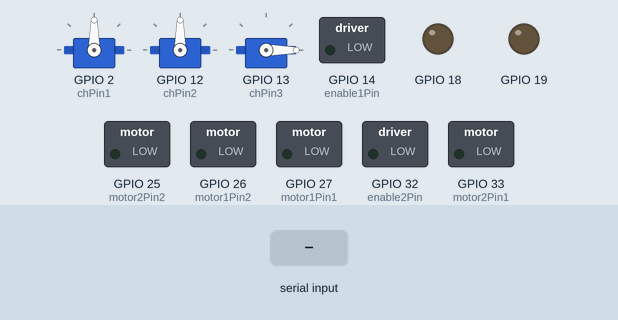
Simulated run of this sketch. Board: ESP32. On the bench: 3 × servo, switched loads named in the sketch (green lamp = pin HIGH), output pins drawn as LEDs (lit = HIGH). The test bench sets the inputs (shaded band). Nothing arrives over Bluetooth unless stated.

Above: at 2.2 s.
2.3 s: "ch0\n" received over the second serial link
At 2.9 s:
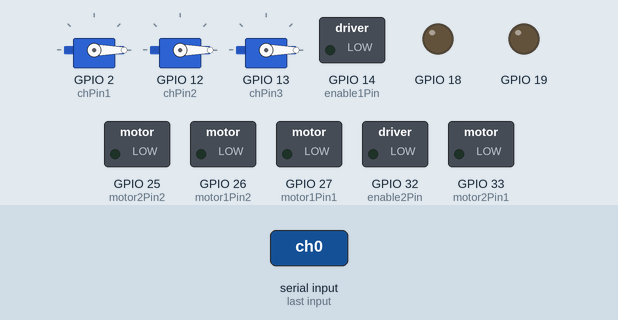
Timing chart, 0 to 5.3 s (numbered marks = the images above; inputs shaded):
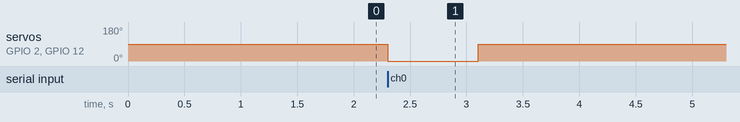

Measured:
- after the input at 2.3 s, servo on GPIO 2 (chPin1), servo on GPIO 12 (chPin2): 90° → 0° at once, → 90° 0.80 s later

The sketch:

CarOne.ino
```cpp
#include "BluetoothSerial.h"
#include <ESP32Servo.h>


String device_name = "RcCar";


BluetoothSerial SerialBT;

Servo servoCh1; // will generate 4 servo PWM signals
Servo servoCh2; // will generate 4 servo PWM signals
Servo servoCh3; // will generate 4 servo PWM signals

int chPin1 =  2; // ESP pins: GPIO 0, 2, 14, 12
int chPin2 =  12;
int chPin3 =  13;
int chVal = 1500;
int usMin = 700; // min pulse width
int usMax = 2300; // max pulse width


char cmd[100]; // stores the command chars received from RoboRemo
int cmdIndex;
unsigned long lastCmdTime = 60000;
unsigned long aliveSentTime = 0;

int motor1Pin1 = 27;
int motor1Pin2 = 26;
int enable1Pin = 14;
int value=0;
// Motor 2
int motor2Pin1 = 33;
int motor2Pin2 = 25;
int enable2Pin = 32;

// Setting PWM properties
const int freq = 30000;
const int resolution = 8;
int dutyCycle = 0;


boolean cmdStartsWith(const char *st) { // checks if cmd starts with st
  for(int i=0; ; i++) {
    if(st[i]==0) return true;
    if(cmd[i]==0) return false;
    if(cmd[i]!=st[i]) return false;;
  }
  return false;
}


void exeCmd() { // executes the command from cmd

  lastCmdTime = millis();

  // example: set RoboRemo slider id to "ch0", set min 1000 and set max 2000
   if( cmdStartsWith("mo") ) {
      value = (int)atof(cmd+3);
 if (value == 0) {
      ledcWrite(enable1Pin, 0);
      ledcWrite(enable2Pin, 0);
      digitalWrite(motor1Pin1, LOW);
      digitalWrite(motor1Pin2, LOW);
      digitalWrite(motor2Pin1, LOW);
      digitalWrite(motor2Pin2, LOW);
    } else {
      dutyCycle = constrain(value, 0, 255);
      ledcWrite(enable1Pin, dutyCycle);
      ledcWrite(enable2Pin, dutyCycle);
      Serial.println("Motor speed set to " + String(value));
    }
   }
     if(cmd[0]=='s' && cmd[1]==' '&& cmd[2]=='1') {
   handleStop();}
  if(cmd[0]=='r' && cmd[1]==' ' && cmd[2]=='1') {
   handleReverse();}
if(cmd[0]=='g' && cmd[1]==' ' && cmd[2]=='1') {
   handleForward();}


  if( cmdStartsWith("ch") ) {
      chVal = (int)atof(cmd+3);
      if(!servoCh1.attached()) {
        servoCh1.attach(chPin1, usMin, usMax);
      }
          if(!servoCh2.attached()) {
        servoCh2.attach(chPin2, usMin, usMax);
      }
      servoCh1.writeMicroseconds(chVal);
      servoCh2.writeMicroseconds(chVal);
    }
    if( cmdStartsWith("ci") ) {
     int chVal3 = (int)atof(cmd+3);
      if(!servoCh3.attached()) {
        servoCh3.attach(chPin3, usMin, usMax);
      }
      servoCh3.writeMicroseconds(chVal3);
    }

  // invert channel:
  // example: set RoboRemo slider id to "ci0", set min -2000 and set max -1000


}
void handleForward() {
//  Serial.println("Forward");
  digitalWrite(motor1Pin1, LOW);
  digitalWrite(motor1Pin2, HIGH);
  digitalWrite(motor2Pin1, LOW);
  digitalWrite(motor2Pin2, HIGH);
}
void handleStop() {
 // Serial.println("Stop");
  digitalWrite(motor1Pin1, LOW);
  digitalWrite(motor1Pin2, LOW);
  digitalWrite(motor2Pin1, LOW);
  digitalWrite(motor2Pin2, LOW);

}

void handleReverse() {
  //Serial.println("Reverse");
  digitalWrite(motor1Pin1, HIGH);
  digitalWrite(motor1Pin2, LOW);
  digitalWrite(motor2Pin1, HIGH);
  digitalWrite(motor2Pin2, LOW);
 // server.send(200);
}
void setup() {
  delay(1000);
   // Serial.begin(115200);
  SerialBT.begin(device_name);  //Bluetooth device name

  //for(int i=0; i<chCount; i++) {
    // attach channels to pins
    servoCh1.attach(chPin1, usMin, usMax);
      servoCh2.attach(chPin2, usMin, usMax);
    servoCh3.attach(chPin3, usMin, usMax);

    // initial value = middle
    chVal = (usMin + usMax)/2;
    // update
    servoCh1.writeMicroseconds( chVal );
    servoCh2.writeMicroseconds( chVal );
    servoCh3.writeMicroseconds( usMin );
  pinMode(motor1Pin1, OUTPUT);
  pinMode(motor1Pin2, OUTPUT);
    pinMode(18, OUTPUT);
  pinMode(19, OUTPUT);
  pinMode(motor2Pin1, OUTPUT);
  pinMode(motor2Pin2, OUTPUT);
  // Configure PWM Pins
  ledcAttach(enable1Pin, freq, resolution);
  ledcAttach(enable2Pin, freq, resolution);
  // Initialize PWM with 0 duty cycle
  ledcWrite(enable1Pin, 0);
  ledcWrite(enable2Pin, 0);
  cmdIndex = 0;
}


void loop() {

  // if contact lost for more than half second
  if(millis() - lastCmdTime > 800) {
     digitalWrite(motor1Pin1, LOW);
  digitalWrite(motor1Pin2, LOW);
  digitalWrite(motor2Pin1, LOW);
  digitalWrite(motor2Pin2, LOW);
      servoCh1.writeMicroseconds( (usMin + usMax)/2 );
      servoCh1.detach(); // stop PWM signals

       servoCh2.writeMicroseconds( (usMin + usMax)/2 );
      servoCh2.detach(); // stop PWM signals

    //   servoCh3.writeMicroseconds( (usMin + usMax)/2 );
      servoCh3.detach(); // stop PWM signals
    }


  // here we have a connected client

  if(SerialBT.available()) {
    char c = (char)SerialBT.read(); // read char from client (RoboRemo app)

    if(c=='\n') { // if it is command ending
      cmd[cmdIndex] = 0;
      exeCmd();  // execute the command
      cmdIndex = 0; // reset the cmdIndex
    } else {
      cmd[cmdIndex] = c; // add to the cmd buffer
      if(cmdIndex<99) cmdIndex++;
    }
  }
/*
  if(millis() - aliveSentTime > 500) { // every 500ms
    client.write("alive 1\n");
    // send the alibe signal, so the "connected" LED in RoboRemo will stay ON
    // (the LED must have the id set to "alive")

    aliveSentTime = millis();
    // if the connection is lost, the RoboRemo will not receive the alive signal anymore,
    // and the LED will turn off (because it has the "on timeout" set to 700 (ms) )
  }*/

}
```
